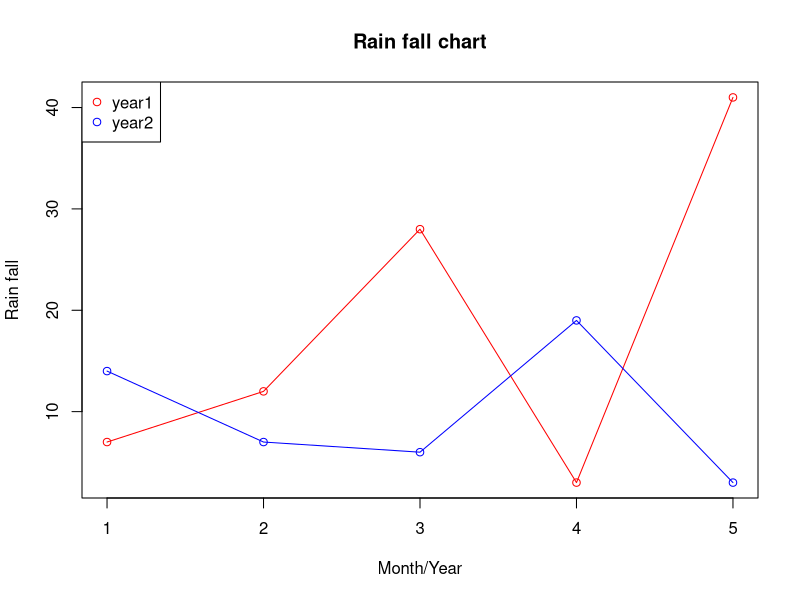
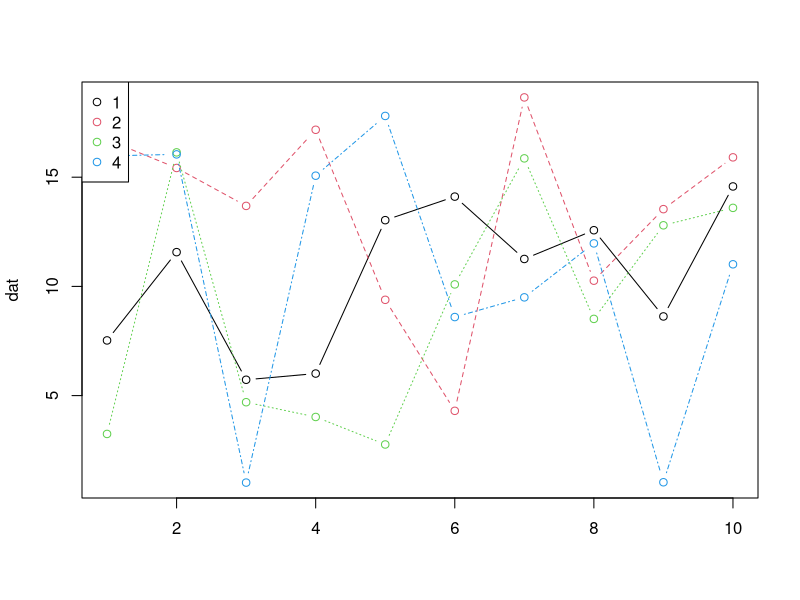

These charts were generated, in order, by the following R code: (Note: this script raises an error after producing the figures.)
#multiple lines plot

#base
# Create the data for the chart. rainfall two years
year1 <- c(7,12,28,3,41)
names(year1) = month.abb[6:10]
year2 <- c(14,7,6,19,3)

# store in file(file = "line_chart_2_lines.jpg")
# Plot the bar chart.
plot(year1,type = "o",col = "red", xlab = "Month/Year", ylab = "Rain fall",  main = "Rain fall chart")
lines(year2, type = "o", col = "blue")
legend("topleft", col=c('red','blue'), pch=1, legend=c('year1','year2')) # legend()
#dev.off() # Save the file.
?legend





#wide format
dat <- matrix(runif(40,1,20),ncol=4) # make data
dat
matplot(dat, type = c("b"),pch=1,col = 1:4) #plot
legend("topleft", legend = 1:4, col=1:4, pch=1) # optional legend


#ggplot
# dummy data
set.seed(45)
df <- data.frame(x=rep(1:5, 9), val=sample(1:100, 45), 
     variable=rep(paste0("category", 1:9), each=5))
# plot
df
ggplot(data = df, aes(x=x, y=val)) + geom_line(aes(colour=variable))


#lattice
library(lattice)
xyplot(val~x,type=c('l','p'),groups= variable,data=df,auto.key=T)
